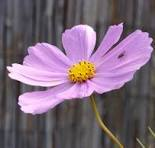
#> input picture sample.jpeg, 155 x 148 px
$ python exp1.py
#> lines starting #> are read from the running program, lines starting #| are printed output that depends on the picture; after the words box and inside, x2 and y2 are one past the last pixel; in counts of white or black regions, pixels touching at a corner belong together
import cv2
import os

img = cv2.imread(os.path.join(os.path.dirname(__file__), "sample.jpeg"))
#> img is the input picture: shape (148, 155, 3); mean B, G, R 121, 103.3, 123.5

resized = cv2.resize(img, (400, 300))
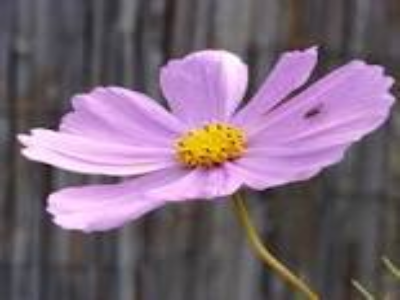
#> resized: shape (300, 400, 3); mean B, G, R 120.9, 103.2, 123.4
blurred = cv2.GaussianBlur(resized, (5, 5), 0)
gray = cv2.cvtColor(blurred, cv2.COLOR_BGR2GRAY)
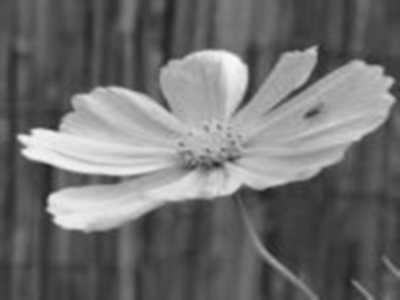
#> gray: shape (300, 400); min 34, max 249, mean 111.3
_, thresh = cv2.threshold(gray, 127, 255, cv2.THRESH_BINARY)
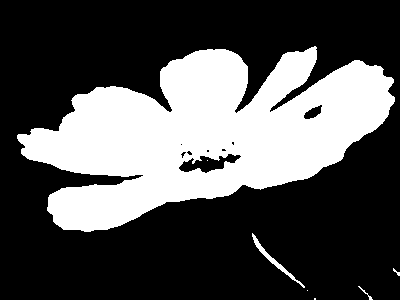
#> thresh: shape (300, 400); 32.5% white; 7 white regions (3 under 20 px), largest, box (x1, y1, x2, y2) and area: (17, 46, 395, 232) 38625, (252, 233, 305, 288) 285, (358, 286, 373, 300) 33, (393, 268, 400, 276) 21

cv2.imshow("original", img)
cv2.imshow("resized", resized)
cv2.imshow("blurred", blurred)
cv2.imshow("threshold", thresh)
cv2.waitKey(0)
cv2.destroyAllWindows()
